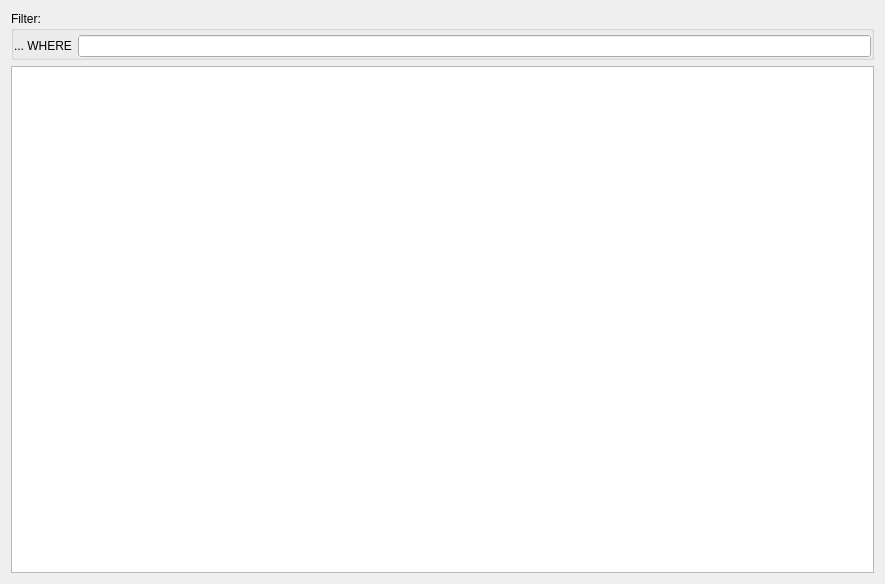
<?xml version="1.0" encoding="UTF-8"?>
<ui version="4.0">
 <class>ServiceProviderPlugin</class>
 <widget class="QWidget" name="ServiceProviderPlugin">
  <property name="geometry">
   <rect>
    <x>0</x>
    <y>0</y>
    <width>885</width>
    <height>584</height>
   </rect>
  </property>
  <property name="windowTitle">
   <string>Form</string>
  </property>
  <layout class="QGridLayout" name="gridLayout_2">
   <item row="0" column="0">
    <widget class="QGroupBox" name="filter_box">
     <property name="title">
      <string>Filter:</string>
     </property>
     <layout class="QGridLayout" name="gridLayout">
      <property name="leftMargin">
       <number>0</number>
      </property>
      <property name="topMargin">
       <number>4</number>
      </property>
      <property name="rightMargin">
       <number>0</number>
      </property>
      <property name="bottomMargin">
       <number>0</number>
      </property>
      <item row="0" column="0">
       <widget class="QLabel" name="filter_label">
        <property name="text">
         <string>... WHERE</string>
        </property>
       </widget>
      </item>
      <item row="0" column="1">
       <widget class="QLineEdit" name="filter_line">
        <property name="autoFillBackground">
         <bool>true</bool>
        </property>
       </widget>
      </item>
     </layout>
    </widget>
   </item>
   <item row="1" column="0">
    <widget class="QTableWidget" name="services_table">
     <property name="alternatingRowColors">
      <bool>true</bool>
     </property>
     <property name="selectionBehavior">
      <enum>QAbstractItemView::SelectRows</enum>
     </property>
     <attribute name="verticalHeaderCascadingSectionResizes">
      <bool>false</bool>
     </attribute>
     <attribute name="verticalHeaderStretchLastSection">
      <bool>false</bool>
     </attribute>
    </widget>
   </item>
  </layout>
 </widget>
 <resources/>
 <connections/>
</ui>
